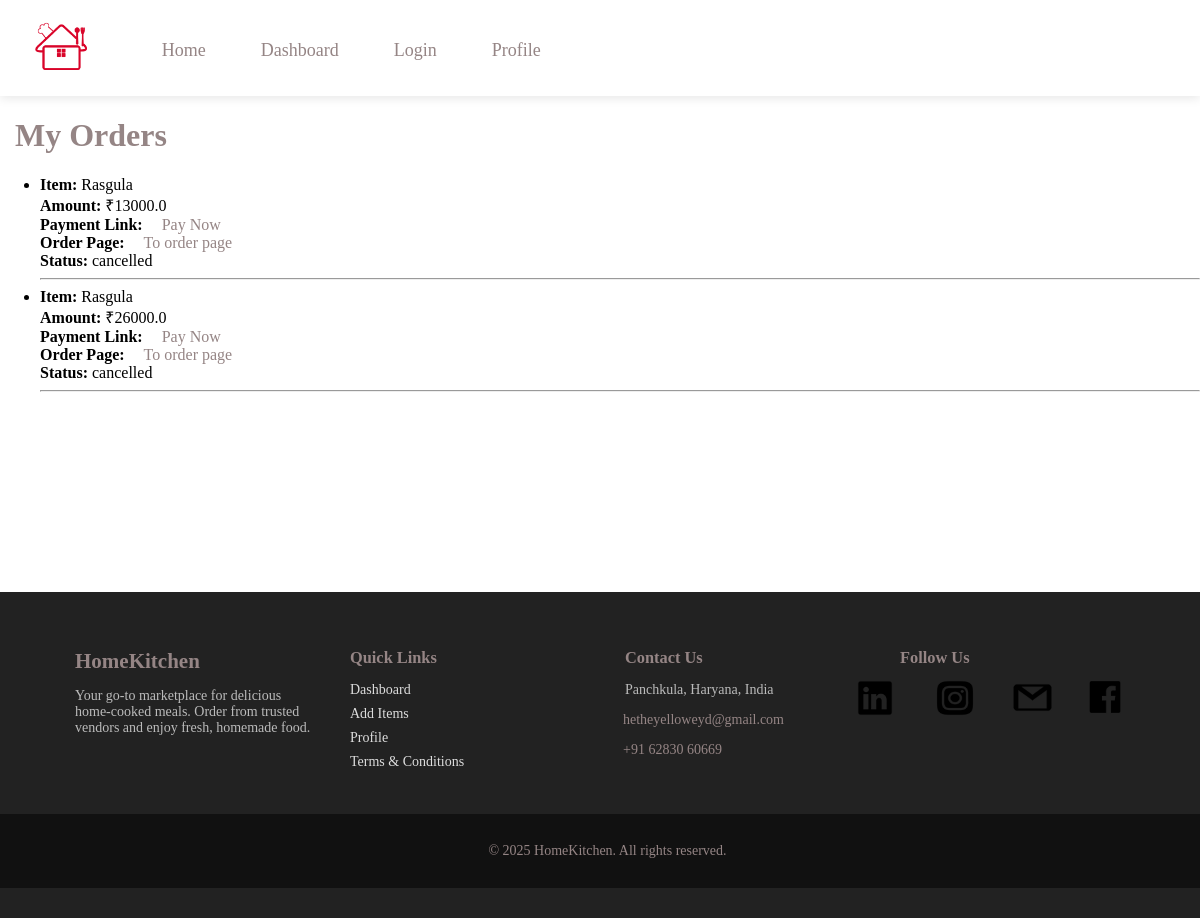
The app's page /my_orders (signed in), older data.
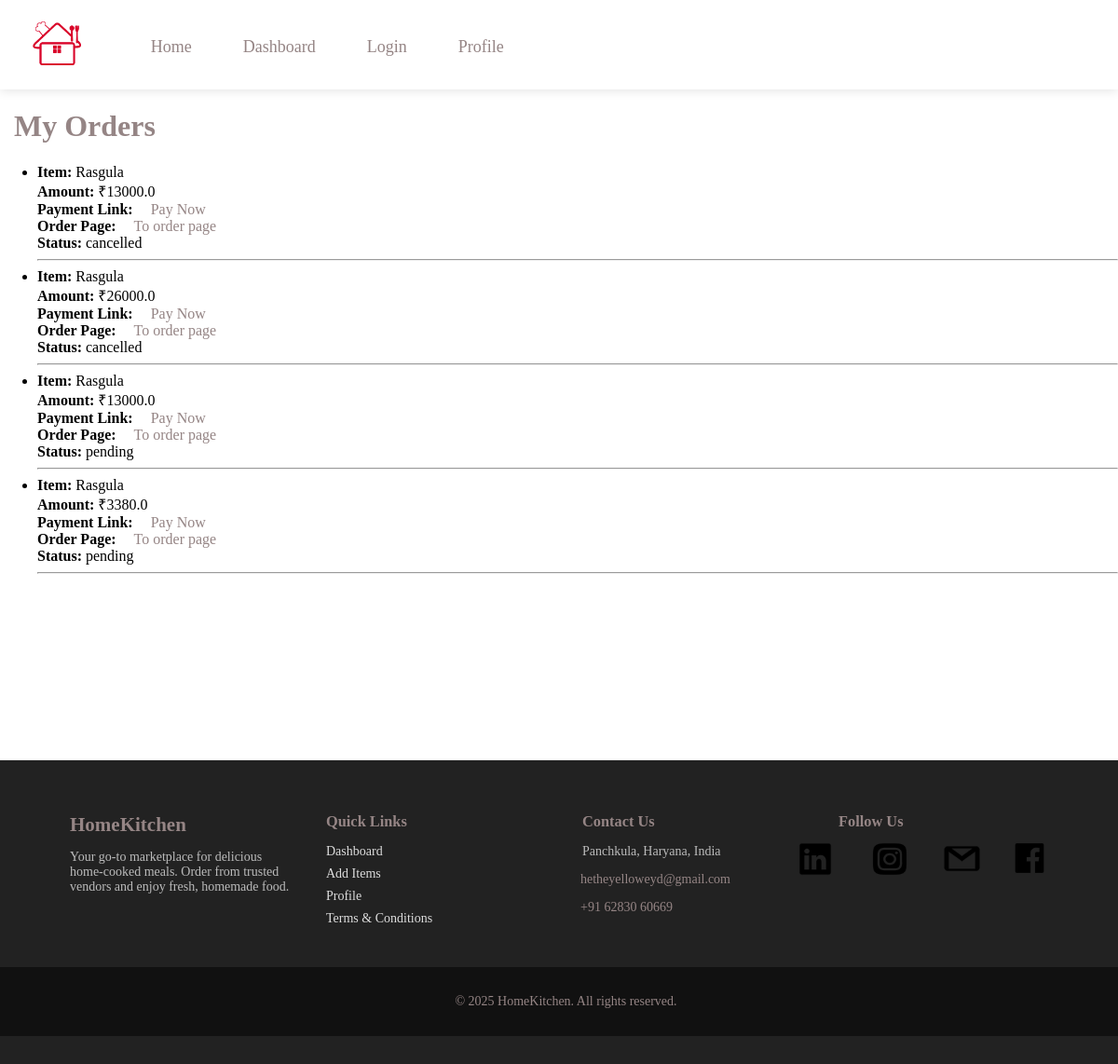
The same page, newer data.
### main.py (models this page shows)
class Order(db.Model):
    id= db.Column(db.String(50), primary_key=True, default=lambda: str(uuid.uuid4()))
    item_name= db.Column(db.String(100), nullable=False)
    user_email= db.Column(db.String(100), db.ForeignKey("user.email"), nullable=False)
    amount= db.Column(db.Float, nullable=False)
    upi_link= db.Column(db.String(500), nullable=True)
    quantity = db.Column(db.Integer, nullable=False)
    payment_status= db.Column(db.String(20), default="Pending")
    status = db.Column(db.String(20), default="pending")  # ✅ Order status: pending, cancelled, delivered
    created_at = db.Column(db.DateTime, default=datetime.datetime.utcnow)

### main.py (the view)
@app.route("/my_orders")
def my_orders():
    if "user_email" not in session:
        flash("Please log in to view your orders.", "danger")
        return redirect(url_for("login"))
    user_email = session["user_email"]
    orders = Order.query.filter_by(user_email=user_email).all()
    return render_template("my_orders.html", orders=orders)

### templates/my_orders.html (shortened to what this page needs)
{% extends "base.html" %}
{% block content %}
    <h1>My Orders</h1>
    {% if orders %}
        <ul>
            {% for order in orders %}
                <li>
                    <strong>Item:</strong> {{ order.item_name }} <br>
                    <strong>Amount:</strong> ₹{{ order.amount }} <br>
                    <strong>Payment Link:</strong> <a href="{{ order.upi_link }}" target="_blank">Pay Now</a> <br>
                    <strong>Order Page:</strong> <a href="{{ url_for('payment_page', order_id= order.id) }}" target="_blank">To order page</a> <br>
                    <strong>Status:</strong> {{ order.status }} <br>
                </li>
                <hr>
            {% endfor %}
        </ul>
    {% else %}
        <p>You have not placed any orders yet.</p>
    {% endif %}
{% endblock %}

### templates/base.html (shortened to what this page needs)
<!DOCTYPE html>
<html lang="en">
<head>
    <link rel='stylesheet' href="{{url_for('static', filename='style/style.css')}}"
</head>
<body>
    <header>
        <div>
            <img src="{{url_for('static', filename='images/logo.png')}}" alt='Logo'>
            <nav>
                <ul>
                    <li><a href="{{url_for('home')}}">Home</a></li>
                    <li><a href="{{url_for('dashboard')}}">Dashboard</a></li>
                    <li><a href="{{url_for('login')}}">Login</a></li>
                    <li><a href="{{ url_for('profile') }}">Profile</a></li>
                </ul>
            </nav>
        </div>
    </header>
    <div>
        {% block content %}{% endblock content %}
    </div>
    <footer>
        <div class="footer-container">
            <div class="footer-section about">
                <h2>HomeKitchen</h2>
                <p>Your go-to marketplace for delicious home-cooked meals. Order from trusted vendors and enjoy fresh, homemade food.</p>
            </div>
            <div class="footer-section quick-links">
                <h3>Quick Links</h3>
                <ul>
                    <li><a href="{{ url_for('dashboard') }}">Dashboard</a></li>
                    <li><a href="{{ url_for('additems') }}">Add Items</a></li>
                    <li><a href="{{ url_for('profile') }}">Profile</a></li>
                    <li><a href="{{ url_for('terms') }}">Terms & Conditions</a></li>
                </ul>
            </div>
            <div class="footer-section contact">
                <h3>Contact Us</h3>
                <p> Panchkula, Haryana, India</p>
                <p>
                    <a href="mailto:hetheyelloweyd@gmail.com" style="margin-left: -2px; text-transform: none;">hetheyelloweyd@gmail.com</a>
                </p>
                <p>
                    <a href="tel:+916283060669" style="margin-left: -2px;">+91 62830 60669</a>
                </p>
            </div>
            <div class="footer-section social">
                <h3>Follow Us</h3>
                <div class="social-icons">
                    <a href="https://www.linkedin.com/in/your-page-link" target="_blank">
                        <img src="{{url_for('static', filename='images/linkedin.png')}}" class='linkedin'></img>
                    </a>
                    <a href="https://www.instagram.com/your-page-link" target="_blank">
                        <img src="{{url_for('static', filename='images/instagram.png')}}" class='instagram'></img>
                    </a>
                    <a href="https://twitter.com/your-page-link" target="_blank">
                        <img src="{{url_for('static', filename='images/Gmail.png')}}" class='gmail'></img>
                    </a>
                    <a href="https://www.facebook.com/your-page-link" target="_blank">
                        <img src="{{url_for('static', filename='images/facebook.png')}}" class='facebook'></img>
                    </a>
                </div>
            </div>
        </div>
        <div class="footer-bottom">
            <p>&copy; 2025 HomeKitchen. All rights reserved.</p>
        </div>
    </footer>
</body>
</html>

### static/style/style.css (style rules this page uses)
body { margin: 0; padding: 0; font-family: 'Times New Roman', Times, serif }
h1, h2, h3, p,a { margin-left: 15px; color: #958585; text-decoration: none; }
header { background-color: #fff; padding: 15px 0; box-shadow: 0 2px 10px rgba(0, 0, 0, 0.1); }
header > div { margin-top: 5px; display: flex; max-width: 100%; padding: 0 20px; }
header img { height: 50px; width: auto; margin-right: 30px; margin-left: 15px; }
nav ul { list-style: none; display: flex; gap: 20px; margin: 0; padding: 20px; }
nav ul li a { padding-top: 50px; text-decoration: none; color: #958585; font-size: 18px; padding: 5px 10px; }
footer { background: #222; color: #fff; padding: 30px 0; font-size: 14px; margin-top: 200px; }
.footer-container { display: flex; flex-wrap: wrap; justify-content: space-between; max-width: 1100px; margin: auto; padding: 0 20px; }
.footer-section { flex: 1; min-width: 220px; margin: 10px; }
.footer-section h2, .footer-section h3 { color: #958585; margin-bottom: 10px; }
.footer-section p { color: #bbb; }
.footer-section ul { list-style: none; padding: 0; }
.footer-section ul li { margin-bottom: 8px; }
.footer-section ul li a { color: #ddd; text-decoration: none; }
.social-icons { display: flex; margin-left: -60px; }
.facebook { margin-left: -20px; width: 110px; height: 38px; }
.instagram { margin-left: -10px; width: 80px; height: 40px; }
.gmail { margin-top: 2px; width: 45px; height: 35px; }
.linkedin { width: 70px; height: 40px; }
.footer-bottom { text-align: center; padding: 15px; background: #111; color: #bbb; margin-top: 20px; }

Row changes from the older to the newer data that the page shows:
added Order: item_name "Rasgula", amount "13000.0", status "pending"
added Order: item_name "Rasgula", amount "3380.0", status "pending"
